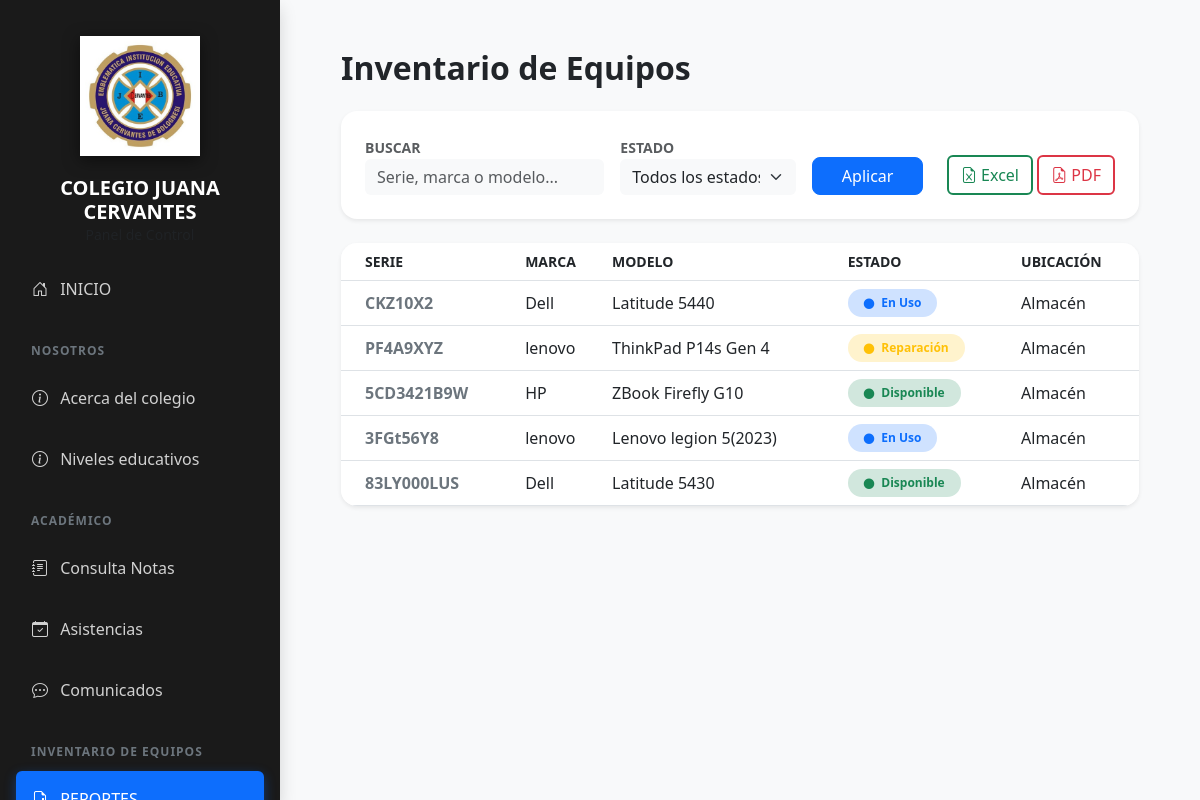
Screenshot of /reportes/ (signed in) with the database file from the repository.
### inventario/models.py (models this page shows, shortened)
class Equipo(models.Model):
    CATEGORIAS = [
        ('LAPTOP', 'Laptop / Computadora'),
        ('SONIDO', 'Equipo de Sonido / Parlantes'),
        ('ELECTRO', 'Electrodoméstico'),
        ('ACCESORIO', 'Accesorio'),
    ]
    ESTADOS = [
        ('DISPONIBLE', 'Disponible'),
        ('EN_USO', 'En Uso'),
        ('MANTENIMIENTO', 'En Mantenimiento'),
        ('BAJA', 'Baja'),
    ]
    serie = models.CharField(max_length=100, unique=True)
    categoria = models.CharField(max_length=20, choices=CATEGORIAS, default='LAPTOP')
    marca = models.CharField(max_length=50)
    modelo = models.CharField(max_length=50)
    fecha_ingreso_colegio = models.DateField(verbose_name="Fecha de Ingreso/Donación")
    estado = models.CharField(max_length=15, choices=ESTADOS, default='DISPONIBLE')
    aula_actual = models.CharField(max_length=100, blank=True, null=True)
    eliminado = models.BooleanField(default=False, editable=False)
    objects = EquipoManager()

### inventario/views.py (the view)
# urls.py: path('reportes/', views.reportes_view, name='reportes'),
def reportes_view(request):
    if not request.user.is_authenticated and not request.session.get('es_invitado'):
        return redirect('login')
    equipos = Equipo.objects.all()
    q = request.GET.get('q', '')
    estado = request.GET.get('estado', '')
    if q:
        equipos = equipos.filter(
            Q(serie__icontains=q) |
            Q(marca__icontains=q) |
            Q(modelo__icontains=q)
        )
    if estado:
        equipos = equipos.filter(estado=estado)
    export_type = request.GET.get('export')
    if export_type == 'excel':
        return exportar_excel(equipos)
    elif export_type == 'pdf':
        return exportar_pdf(equipos)
    return render(request, 'reportes.html', {
        'equipos': equipos,
        'q': q,
        'estado_actual': estado
    })

### inventario/templates/reportes.html (shortened to what this page needs)
{% extends "base.html" %}
{% block content %}
<div class="container-fluid p-4">
    <h2 class="fw-bold mb-4">Inventario de Equipos</h2>
    <div class="card border-0 shadow-sm mb-4 rounded-4">
        <div class="card-body p-4">
            <form method="GET" class="row g-3 align-items-end">
                <div class="col-md-4">
                    <label class="small fw-bold text-muted">BUSCAR</label>
                    <input type="text" name="q" value="{{ q }}" class="form-control bg-light border-0" placeholder="Serie, marca o modelo...">
                </div>
                <div class="col-md-3">
                    <label class="small fw-bold text-muted">ESTADO</label>
                    <select name="estado" class="form-select bg-light border-0">
                        <option value="">Todos los estados</option>
                    </select>
                </div>
                <div class="col-md-2">
                    <button type="submit" class="btn btn-primary w-100 rounded-3">Aplicar</button>
                </div>
                <div class="col-md-3 text-end">
                    <a href="?export=excel&q={{ q }}&estado={{ estado_actual }}" class="btn btn-outline-success border-2">
                        <i class="bi bi-file-earmark-excel"></i> Excel
                    </a>
                    <a href="?export=pdf&q={{ q }}&estado={{ estado_actual }}" class="btn btn-outline-danger border-2">
                        <i class="bi bi-file-earmark-pdf"></i> PDF
                    </a>
                </div>
            </form>
        </div>
    </div>
    <div class="card border-0 shadow-sm rounded-4 overflow-hidden">
        <table class="table table-hover align-middle mb-0">
            <thead class="bg-light">
                <tr class="small text-muted">
                    <th class="ps-4">SERIE</th>
                    <th>MARCA</th>
                    <th>MODELO</th>
                    <th>ESTADO</th>
                    <th>UBICACIÓN</th>
                </tr>
            </thead>
            <tbody>
                {% for e in equipos %}
                <tr>
                    <td class="ps-4 fw-bold text-secondary">{{ e.serie }}</td>
                    <td>{{ e.marca }}</td>
                    <td>{{ e.modelo }}</td>
                    <td>
                        {% if e.estado == 'DISPONIBLE' %}
                            <span class="badge rounded-pill bg-success-subtle text-success px-3 py-2">
                                <i class="bi bi-circle-fill me-1 small"></i> Disponible
                            </span>
                        {% elif e.estado == 'EN_USO' %}
                            <span class="badge rounded-pill bg-primary-subtle text-primary px-3 py-2">
                                <i class="bi bi-circle-fill me-1 small"></i> En Uso
                            </span>
                        {% else %}
                            <span class="badge rounded-pill bg-warning-subtle text-warning px-3 py-2">
                                <i class="bi bi-circle-fill me-1 small"></i> Reparación
                            </span>
                        {% endif %}
                    </td>
                    <td>{{ e.aula_actual|default:"Almacén" }}</td>
                </tr>
                {% endfor %}
            </tbody>
        </table>
    </div>
</div>
{% endblock %}

### inventario/templates/base.html (style rules this page uses)
:root { --sidebar-bg: #1a1a1a; --primary-blue: #0d6efd; --sidebar-width: 280px; }
body { margin: 0; background-color: #f8f9fa; font-family: 'Segoe UI', Roboto, sans-serif; overflow-x: hidden; }

### rows the page displays
Equipo: serie "CKZ10X2", marca "Dell", modelo "Latitude 5440", estado "EN_USO" (drawn), aula_actual "Almacén"
Equipo: serie "PF4A9XYZ", marca "lenovo", modelo "ThinkPad P14s Gen 4", estado "MANTENIMIENTO" (drawn), aula_actual "Almacén"
Equipo: serie "5CD3421B9W", marca "HP", modelo "ZBook Firefly G10", estado "DISPONIBLE" (drawn), aula_actual "Almacén"
Equipo: serie "3FGt56Y8", marca "lenovo", modelo "Lenovo legion 5(2023)", estado "EN_USO" (drawn), aula_actual "Almacén"
Equipo: serie "83LY000LUS", marca "Dell", modelo "Latitude 5430", estado "DISPONIBLE" (drawn), aula_actual "Almacén"
